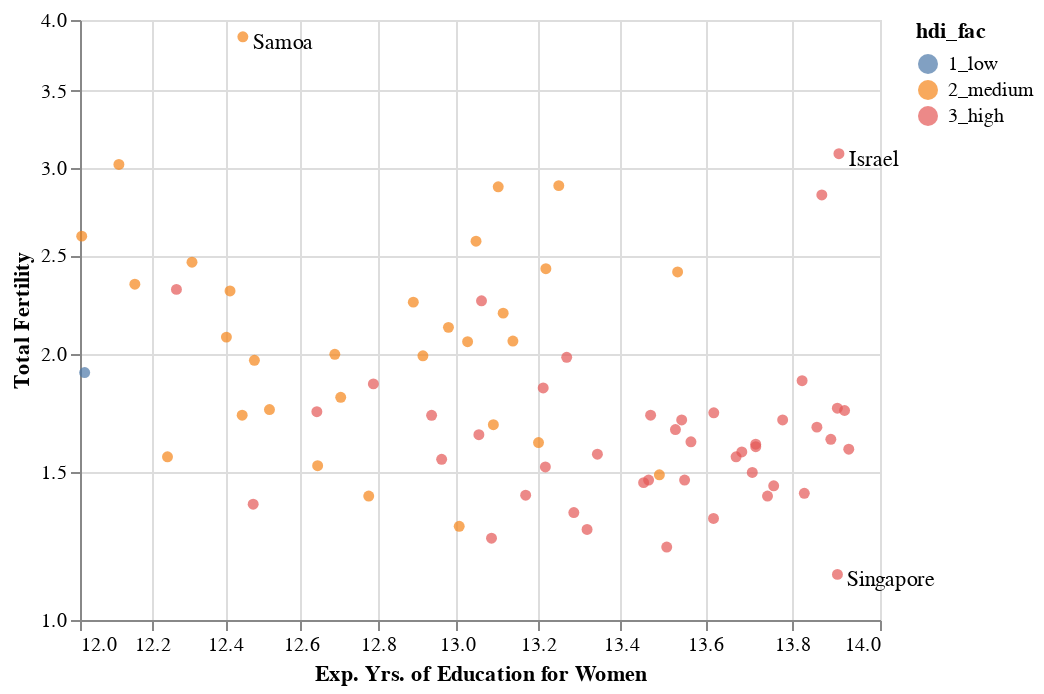

Source (notebook cell):
### Markdown cell above
<!-- END QUESTION -->

<!-- BEGIN QUESTION -->

#### (iv) Modify the cell below to label the three countries identified above. 

<!--
BEGIN QUESTION
name: q0_d_iv
points: 1
manual: true
-->

### Code cell
# slice rows for identified countries
point_labels = reg_data.loc[['Singapore', 'Israel', 'Samoa']].reset_index() # edit here

# plot text labels
labels = alt.Chart(point_labels).mark_text(align = 'left', dx = 5, dy = 3).encode(
    x = 'educ_expected_yrs_f',
    y = 'fertility_total',
    text = 'Country'
)

# layer over scatter
scatter_highed + labels

### Figure 1 — Vega-Lite specification as saved in the notebook (floating-point values rounded to 4 significant figures; data arrays with more than 128 entries replaced by an {"elided": "..."} marker saying what was removed)
{"config": {"view": {"continuousWidth": 400, "continuousHeight": 300}}, "layer": [{"data": {"name": "data-55aa22b03e6d171f9a62cb1eb9279c29"}, "mark": "circle", "encoding": {"color": {"field": "hdi_fac", "type": "nominal"}, "x": {"field": "educ_expected_yrs_f", "scale": {"exponent": 2.5, "type": "pow", "zero": false}, "title": "Exp. Yrs. of Education for Women", "type": "quantitative"}, "y": {"field": "fertility_total", "scale": {"exponent": 0.333, "type": "pow", "zero": false}, "title": "Total Fertility", "type": "quantitative"}}, "transform": [{"filter": {"field": "educ_expected_yrs_f", "gt": 12}}]}, {"data": {"name": "data-ff875d4e6f34e67e07acac55459ca7ea"}, "mark": {"type": "text", "align": "left", "dx": 5, "dy": 3}, "encoding": {"text": {"field": "Country", "type": "nominal"}, "x": {"field": "educ_expected_yrs_f", "type": "quantitative"}, "y": {"field": "fertility_total", "type": "quantitative"}}}], "$schema": "https://vega.github.io/schema/vega-lite/v4.17.0.json", "datasets": {"data-55aa22b03e6d171f9a62cb1eb9279c29": {"elided": "139 records"}, "data-ff875d4e6f34e67e07acac55459ca7ea": [{"Country": "Singapore", "fertility_total": 1.14, "educ_expected_yrs_f": 13.9, "hdi": 0.936, "hdi_fac": "3_high"}, {"Country": "Israel", "fertility_total": 3.09, "educ_expected_yrs_f": 13.91, "hdi": 0.916, "hdi_fac": "3_high"}, {"Country": "Samoa", "fertility_total": 3.877, "educ_expected_yrs_f": 12.45, "hdi": 0.709, "hdi_fac": "2_medium"}]}}
